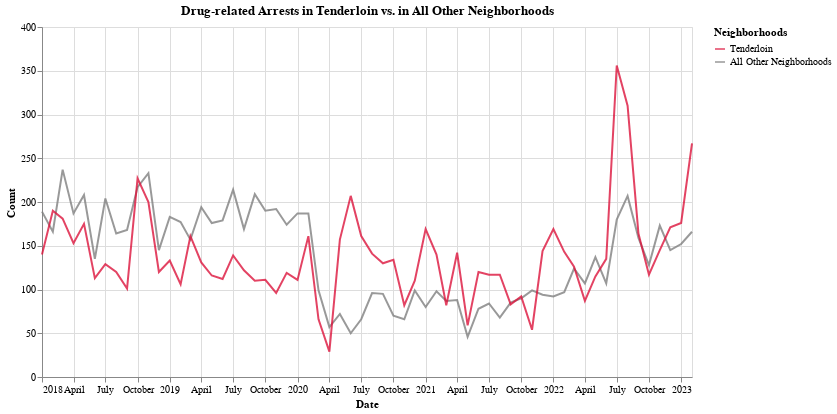

Notebook code cell kept with this figure:
### Code cell
# Visualization
da_plot = da_nbh.groupby(['incident_date','compare']).sum('count').reset_index()
da_plot['incident_date_2'] = da_plot['incident_date']

## Excluding the month we're currently in.
end_date = '2023-02'
filtered_da_plot = da_plot[da_plot['incident_date']<=end_date]

alt.Chart(filtered_da_plot).mark_line(opacity=0.8).encode(
    alt.X('incident_date:T',title='Date'),
    alt.Y('count:Q',title = 'Count'),
    color = alt.Color('compare:N',legend = alt.Legend(title = 'Neighborhoods'),scale=alt.Scale(domain=['Tenderloin','All Other Neighborhoods'], range=['crimson','grey'])),
    tooltip = [alt.Tooltip('incident_date_2',title='Date'),alt.Tooltip('count',title='Incidents')]
).properties(
    width=650,
    height=350,
    title='Drug-related Arrests in Tenderloin vs. in All Other Neighborhoods'
)

### Figure 1 — Vega-Lite specification as saved in the notebook (floating-point values rounded to 4 significant figures)
{"config": {"view": {"continuousWidth": 300, "continuousHeight": 300}}, "data": {"name": "data-dba28995adde60b3641bbbb35b935308"}, "mark": {"type": "line", "opacity": 0.8}, "encoding": {"color": {"field": "compare", "legend": {"title": "Neighborhoods"}, "scale": {"domain": ["Tenderloin", "All Other Neighborhoods"], "range": ["crimson", "grey"]}, "type": "nominal"}, "tooltip": [{"field": "incident_date_2", "title": "Date", "type": "nominal"}, {"field": "count", "title": "Incidents", "type": "quantitative"}], "x": {"field": "incident_date", "title": "Date", "type": "temporal"}, "y": {"field": "count", "title": "Count", "type": "quantitative"}}, "height": 350, "title": "Drug-related Arrests in Tenderloin vs. in All Other Neighborhoods", "width": 650, "$schema": "https://vega.github.io/schema/vega-lite/v5.6.1.json", "datasets": {"data-dba28995adde60b3641bbbb35b935308": [{"incident_date": "2018-01", "compare": "All Other Neighborhoods", "count": 189, "incident_date_2": "2018-01"}, {"incident_date": "2018-01", "compare": "Tenderloin", "count": 140, "incident_date_2": "2018-01"}, {"incident_date": "2018-02", "compare": "All Other Neighborhoods", "count": 166, "incident_date_2": "2018-02"}, {"incident_date": "2018-02", "compare": "Tenderloin", "count": 190, "incident_date_2": "2018-02"}, {"incident_date": "2018-03", "compare": "All Other Neighborhoods", "count": 237, "incident_date_2": "2018-03"}, {"incident_date": "2018-03", "compare": "Tenderloin", "count": 181, "incident_date_2": "2018-03"}, {"incident_date": "2018-04", "compare": "All Other Neighborhoods", "count": 187, "incident_date_2": "2018-04"}, {"incident_date": "2018-04", "compare": "Tenderloin", "count": 153, "incident_date_2": "2018-04"}, {"incident_date": "2018-05", "compare": "All Other Neighborhoods", "count": 208, "incident_date_2": "2018-05"}, {"incident_date": "2018-05", "compare": "Tenderloin", "count": 175, "incident_date_2": "2018-05"}, {"incident_date": "2018-06", "compare": "All Other Neighborhoods", "count": 135, "incident_date_2": "2018-06"}, {"incident_date": "2018-06", "compare": "Tenderloin", "count": 113, "incident_date_2": "2018-06"}, {"incident_date": "2018-07", "compare": "All Other Neighborhoods", "count": 204, "incident_date_2": "2018-07"}, {"incident_date": "2018-07", "compare": "Tenderloin", "count": 129, "incident_date_2": "2018-07"}, {"incident_date": "2018-08", "compare": "All Other Neighborhoods", "count": 164, "incident_date_2": "2018-08"}, {"incident_date": "2018-08", "compare": "Tenderloin", "count": 120, "incident_date_2": "2018-08"}, {"incident_date": "2018-09", "compare": "All Other Neighborhoods", "count": 168, "incident_date_2": "2018-09"}, {"incident_date": "2018-09", "compare": "Tenderloin", "count": 101, "incident_date_2": "2018-09"}, {"incident_date": "2018-10", "compare": "All Other Neighborhoods", "count": 217, "incident_date_2": "2018-10"}, {"incident_date": "2018-10", "compare": "Tenderloin", "count": 227, "incident_date_2": "2018-10"}, {"incident_date": "2018-11", "compare": "All Other Neighborhoods", "count": 233, "incident_date_2": "2018-11"}, {"incident_date": "2018-11", "compare": "Tenderloin", "count": 200, "incident_date_2": "2018-11"}, {"incident_date": "2018-12", "compare": "All Other Neighborhoods", "count": 145, "incident_date_2": "2018-12"}, {"incident_date": "2018-12", "compare": "Tenderloin", "count": 120, "incident_date_2": "2018-12"}, {"incident_date": "2019-01", "compare": "All Other Neighborhoods", "count": 183, "incident_date_2": "2019-01"}, {"incident_date": "2019-01", "compare": "Tenderloin", "count": 133, "incident_date_2": "2019-01"}, {"incident_date": "2019-02", "compare": "All Other Neighborhoods", "count": 177, "incident_date_2": "2019-02"}, {"incident_date": "2019-02", "compare": "Tenderloin", "count": 106, "incident_date_2": "2019-02"}, {"incident_date": "2019-03", "compare": "All Other Neighborhoods", "count": 157, "incident_date_2": "2019-03"}, {"incident_date": "2019-03", "compare": "Tenderloin", "count": 161, "incident_date_2": "2019-03"}, {"incident_date": "2019-04", "compare": "All Other Neighborhoods", "count": 194, "incident_date_2": "2019-04"}, {"incident_date": "2019-04", "compare": "Tenderloin", "count": 131, "incident_date_2": "2019-04"}, {"incident_date": "2019-05", "compare": "All Other Neighborhoods", "count": 176, "incident_date_2": "2019-05"}, {"incident_date": "2019-05", "compare": "Tenderloin", "count": 116, "incident_date_2": "2019-05"}, {"incident_date": "2019-06", "compare": "All Other Neighborhoods", "count": 179, "incident_date_2": "2019-06"}, {"incident_date": "2019-06", "compare": "Tenderloin", "count": 112, "incident_date_2": "2019-06"}, {"incident_date": "2019-07", "compare": "All Other Neighborhoods", "count": 214, "incident_date_2": "2019-07"}, {"incident_date": "2019-07", "compare": "Tenderloin", "count": 139, "incident_date_2": "2019-07"}, {"incident_date": "2019-08", "compare": "All Other Neighborhoods", "count": 169, "incident_date_2": "2019-08"}, {"incident_date": "2019-08", "compare": "Tenderloin", "count": 122, "incident_date_2": "2019-08"}, {"incident_date": "2019-09", "compare": "All Other Neighborhoods", "count": 209, "incident_date_2": "2019-09"}, {"incident_date": "2019-09", "compare": "Tenderloin", "count": 110, "incident_date_2": "2019-09"}, {"incident_date": "2019-10", "compare": "All Other Neighborhoods", "count": 190, "incident_date_2": "2019-10"}, {"incident_date": "2019-10", "compare": "Tenderloin", "count": 111, "incident_date_2": "2019-10"}, {"incident_date": "2019-11", "compare": "All Other Neighborhoods", "count": 192, "incident_date_2": "2019-11"}, {"incident_date": "2019-11", "compare": "Tenderloin", "count": 96, "incident_date_2": "2019-11"}, {"incident_date": "2019-12", "compare": "All Other Neighborhoods", "count": 174, "incident_date_2": "2019-12"}, {"incident_date": "2019-12", "compare": "Tenderloin", "count": 119, "incident_date_2": "2019-12"}, {"incident_date": "2020-01", "compare": "All Other Neighborhoods", "count": 187, "incident_date_2": "2020-01"}, {"incident_date": "2020-01", "compare": "Tenderloin", "count": 111, "incident_date_2": "2020-01"}, {"incident_date": "2020-02", "compare": "All Other Neighborhoods", "count": 187, "incident_date_2": "2020-02"}, {"incident_date": "2020-02", "compare": "Tenderloin", "count": 161, "incident_date_2": "2020-02"}, {"incident_date": "2020-03", "compare": "All Other Neighborhoods", "count": 99, "incident_date_2": "2020-03"}, {"incident_date": "2020-03", "compare": "Tenderloin", "count": 66, "incident_date_2": "2020-03"}, {"incident_date": "2020-04", "compare": "All Other Neighborhoods", "count": 57, "incident_date_2": "2020-04"}, {"incident_date": "2020-04", "compare": "Tenderloin", "count": 29, "incident_date_2": "2020-04"}, {"incident_date": "2020-05", "compare": "All Other Neighborhoods", "count": 72, "incident_date_2": "2020-05"}, {"incident_date": "2020-05", "compare": "Tenderloin", "count": 157, "incident_date_2": "2020-05"}, {"incident_date": "2020-06", "compare": "All Other Neighborhoods", "count": 50, "incident_date_2": "2020-06"}, {"incident_date": "2020-06", "compare": "Tenderloin", "count": 207, "incident_date_2": "2020-06"}, {"incident_date": "2020-07", "compare": "All Other Neighborhoods", "count": 66, "incident_date_2": "2020-07"}, {"incident_date": "2020-07", "compare": "Tenderloin", "count": 161, "incident_date_2": "2020-07"}, {"incident_date": "2020-08", "compare": "All Other Neighborhoods", "count": 96, "incident_date_2": "2020-08"}, {"incident_date": "2020-08", "compare": "Tenderloin", "count": 141, "incident_date_2": "2020-08"}, {"incident_date": "2020-09", "compare": "All Other Neighborhoods", "count": 95, "incident_date_2": "2020-09"}, {"incident_date": "2020-09", "compare": "Tenderloin", "count": 130, "incident_date_2": "2020-09"}, {"incident_date": "2020-10", "compare": "All Other Neighborhoods", "count": 70, "incident_date_2": "2020-10"}, {"incident_date": "2020-10", "compare": "Tenderloin", "count": 134, "incident_date_2": "2020-10"}, {"incident_date": "2020-11", "compare": "All Other Neighborhoods", "count": 66, "incident_date_2": "2020-11"}, {"incident_date": "2020-11", "compare": "Tenderloin", "count": 82, "incident_date_2": "2020-11"}, {"incident_date": "2020-12", "compare": "All Other Neighborhoods", "count": 99, "incident_date_2": "2020-12"}, {"incident_date": "2020-12", "compare": "Tenderloin", "count": 110, "incident_date_2": "2020-12"}, {"incident_date": "2021-01", "compare": "All Other Neighborhoods", "count": 80, "incident_date_2": "2021-01"}, {"incident_date": "2021-01", "compare": "Tenderloin", "count": 169, "incident_date_2": "2021-01"}, {"incident_date": "2021-02", "compare": "All Other Neighborhoods", "count": 98, "incident_date_2": "2021-02"}, {"incident_date": "2021-02", "compare": "Tenderloin", "count": 140, "incident_date_2": "2021-02"}, {"incident_date": "2021-03", "compare": "All Other Neighborhoods", "count": 87, "incident_date_2": "2021-03"}, {"incident_date": "2021-03", "compare": "Tenderloin", "count": 82, "incident_date_2": "2021-03"}, {"incident_date": "2021-04", "compare": "All Other Neighborhoods", "count": 88, "incident_date_2": "2021-04"}, {"incident_date": "2021-04", "compare": "Tenderloin", "count": 142, "incident_date_2": "2021-04"}, {"incident_date": "2021-05", "compare": "All Other Neighborhoods", "count": 46, "incident_date_2": "2021-05"}, {"incident_date": "2021-05", "compare": "Tenderloin", "count": 59, "incident_date_2": "2021-05"}, {"incident_date": "2021-06", "compare": "All Other Neighborhoods", "count": 78, "incident_date_2": "2021-06"}, {"incident_date": "2021-06", "compare": "Tenderloin", "count": 120, "incident_date_2": "2021-06"}, {"incident_date": "2021-07", "compare": "All Other Neighborhoods", "count": 84, "incident_date_2": "2021-07"}, {"incident_date": "2021-07", "compare": "Tenderloin", "count": 117, "incident_date_2": "2021-07"}, {"incident_date": "2021-08", "compare": "All Other Neighborhoods", "count": 68, "incident_date_2": "2021-08"}, {"incident_date": "2021-08", "compare": "Tenderloin", "count": 117, "incident_date_2": "2021-08"}, {"incident_date": "2021-09", "compare": "All Other Neighborhoods", "count": 85, "incident_date_2": "2021-09"}, {"incident_date": "2021-09", "compare": "Tenderloin", "count": 83, "incident_date_2": "2021-09"}, {"incident_date": "2021-10", "compare": "All Other Neighborhoods", "count": 90, "incident_date_2": "2021-10"}, {"incident_date": "2021-10", "compare": "Tenderloin", "count": 92, "incident_date_2": "2021-10"}, {"incident_date": "2021-11", "compare": "All Other Neighborhoods", "count": 99, "incident_date_2": "2021-11"}, {"incident_date": "2021-11", "compare": "Tenderloin", "count": 54, "incident_date_2": "2021-11"}, {"incident_date": "2021-12", "compare": "All Other Neighborhoods", "count": 94, "incident_date_2": "2021-12"}, {"incident_date": "2021-12", "compare": "Tenderloin", "count": 144, "incident_date_2": "2021-12"}, {"incident_date": "2022-01", "compare": "All Other Neighborhoods", "count": 92, "incident_date_2": "2022-01"}, {"incident_date": "2022-01", "compare": "Tenderloin", "count": 169, "incident_date_2": "2022-01"}, {"incident_date": "2022-02", "compare": "All Other Neighborhoods", "count": 97, "incident_date_2": "2022-02"}, {"incident_date": "2022-02", "compare": "Tenderloin", "count": 143, "incident_date_2": "2022-02"}, {"incident_date": "2022-03", "compare": "All Other Neighborhoods", "count": 124, "incident_date_2": "2022-03"}, {"incident_date": "2022-03", "compare": "Tenderloin", "count": 126, "incident_date_2": "2022-03"}, {"incident_date": "2022-04", "compare": "All Other Neighborhoods", "count": 107, "incident_date_2": "2022-04"}, {"incident_date": "2022-04", "compare": "Tenderloin", "count": 87, "incident_date_2": "2022-04"}, {"incident_date": "2022-05", "compare": "All Other Neighborhoods", "count": 137, "incident_date_2": "2022-05"}, {"incident_date": "2022-05", "compare": "Tenderloin", "count": 115, "incident_date_2": "2022-05"}, {"incident_date": "2022-06", "compare": "All Other Neighborhoods", "count": 107, "incident_date_2": "2022-06"}, {"incident_date": "2022-06", "compare": "Tenderloin", "count": 135, "incident_date_2": "2022-06"}, {"incident_date": "2022-07", "compare": "All Other Neighborhoods", "count": 180, "incident_date_2": "2022-07"}, {"incident_date": "2022-07", "compare": "Tenderloin", "count": 356, "incident_date_2": "2022-07"}, {"incident_date": "2022-08", "compare": "All Other Neighborhoods", "count": 207, "incident_date_2": "2022-08"}, {"incident_date": "2022-08", "compare": "Tenderloin", "count": 310, "incident_date_2": "2022-08"}, {"incident_date": "2022-09", "compare": "All Other Neighborhoods", "count": 159, "incident_date_2": "2022-09"}, {"incident_date": "2022-09", "compare": "Tenderloin", "count": 164, "incident_date_2": "2022-09"}, {"incident_date": "2022-10", "compare": "All Other Neighborhoods", "count": 128, "incident_date_2": "2022-10"}, {"incident_date": "2022-10", "compare": "Tenderloin", "count": 117, "incident_date_2": "2022-10"}, {"incident_date": "2022-11", "compare": "All Other Neighborhoods", "count": 173, "incident_date_2": "2022-11"}, {"incident_date": "2022-11", "compare": "Tenderloin", "count": 145, "incident_date_2": "2022-11"}, {"incident_date": "2022-12", "compare": "All Other Neighborhoods", "count": 145, "incident_date_2": "2022-12"}, {"incident_date": "2022-12", "compare": "Tenderloin", "count": 171, "incident_date_2": "2022-12"}, {"incident_date": "2023-01", "compare": "All Other Neighborhoods", "count": 152, "incident_date_2": "2023-01"}, {"incident_date": "2023-01", "compare": "Tenderloin", "count": 176, "incident_date_2": "2023-01"}, {"incident_date": "2023-02", "compare": "All Other Neighborhoods", "count": 166, "incident_date_2": "2023-02"}, {"incident_date": "2023-02", "compare": "Tenderloin", "count": 267, "incident_date_2": "2023-02"}]}}
